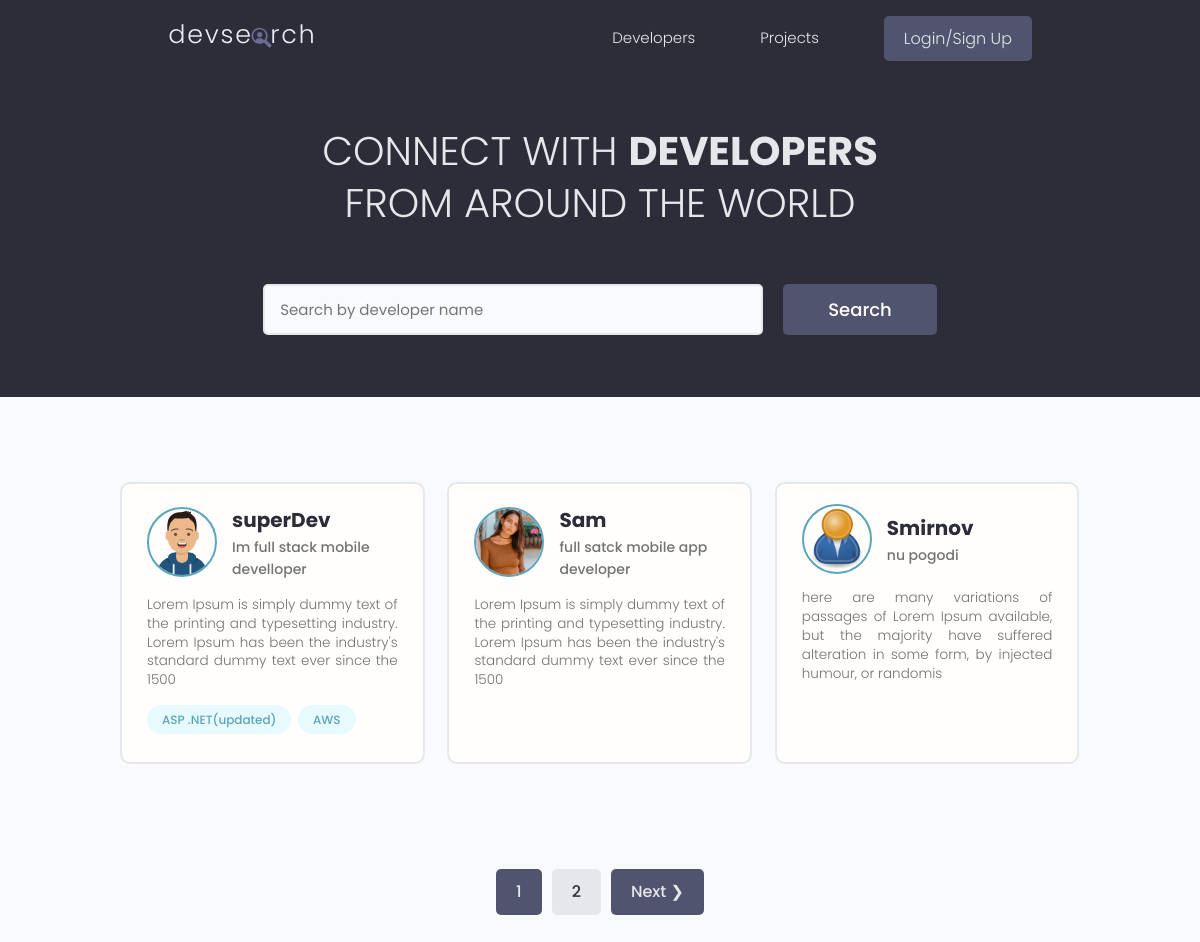
Before: / with the older database file.
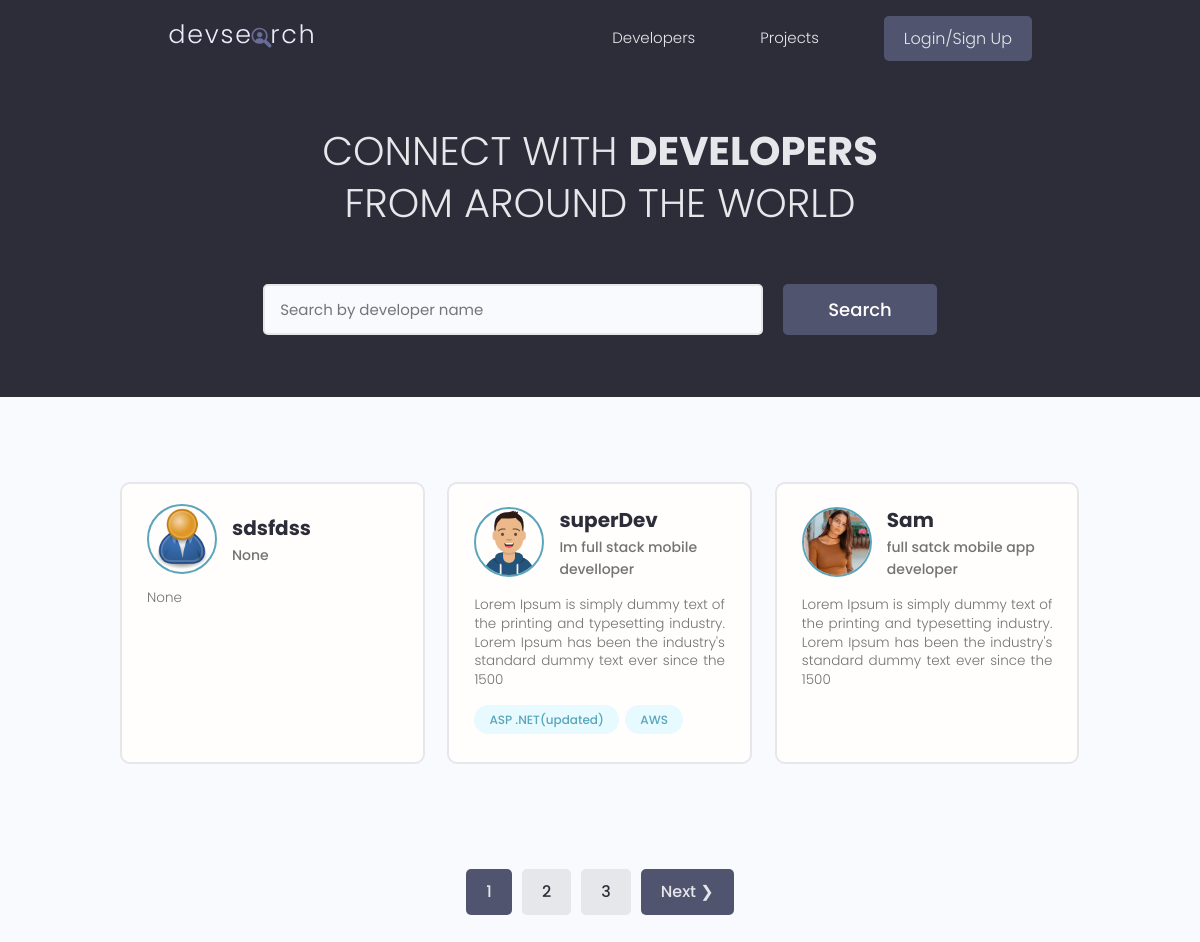
After: the same page with the newer database file.
### users/models.py (models this page shows, shortened)
class Profile(models.Model):
    user = models.OneToOneField(User,on_delete=models.CASCADE, null=True,blank=True)
    name=models.CharField(max_length=200,blank=True,null=True)
    email=models.EmailField(max_length=500, blank=True,null=True)
    username=models.CharField(max_length=200,blank=True,null=True)
    location=models.CharField(max_length=200,blank=True,null=True)
    short_intro=models.CharField(max_length=200,blank=True,null=True)
    bio = models.TextField(blank=True,null=True)
    profile_image = models.ImageField(null=True,blank=True,upload_to='profiles/',default="profiles/user-default.png")
    social_github=models.CharField(max_length=200,blank=True,null=True)
    social_twitter=models.CharField(max_length=200,blank=True,null=True)
    social_linkedin=models.CharField(max_length=200,blank=True,null=True)
    social_youtube=models.CharField(max_length=200,blank=True,null=True)
    social_website=models.CharField(max_length=200,blank=True,null=True)
    created=models.DateTimeField(auto_now_add=True)
    id = models.UUIDField(default=uuid.uuid4,unique=True,primary_key=True,editable=False)

class Skill(models.Model):
    owner =models.ForeignKey(Profile,on_delete=models.CASCADE,null=True)
    name=models.CharField(max_length=200,blank=True,null=True)
    description=models.TextField(null=True,blank=True)
    created=models.DateTimeField(auto_now_add=True)
    id = models.UUIDField(default=uuid.uuid4,unique=True,primary_key=True,editable=False)
    def __str__(self) -> str:
        return str(self.name)

### users/views.py (the view)
# urls.py: path('',views.profiles,name='profiles'),
def profiles(request):
    profiles, search_query=searchProfiles(request)
    custom_range, profiles= paginateProfiles(request,profiles,3)
    context={'profiles':profiles,'search_query':search_query,'custom_range':custom_range}
    return render(request,'users/profiles.html',context)

### users/utils.py (called while the page is built)
def paginateProfiles(request,profiles, results):
    page=request.GET.get('page')
    paginator=Paginator(profiles,results)
    try:
        profiles=paginator.page(page)
    except PageNotAnInteger:
        page=1
        profiles=paginator.page(page)
    except EmptyPage:
        page=paginator.num_pages
        profiles=paginator.page(page)
    leftIndex=(int(page)-4)
    if leftIndex<1:
        leftIndex=1
    rightIndex=(int(page)+5)
    if rightIndex>paginator.num_pages:
        rightIndex=paginator.num_pages+1
    custom_range=range(leftIndex, rightIndex)
    return custom_range,profiles

def searchProfiles(request):
    search_query=''
    if request.GET.get('search_query'):
        search_query=request.GET.get('search_query')
    skills=Skill.objects.filter(name__icontains=search_query)
    profiles=Profile.objects.distinct().filter(
                                    Q(name__icontains=search_query)|
                                    Q(short_intro__icontains=search_query)|
                                    Q(skill__in=skills)
                                    )
    return profiles, search_query

### users/templates/users/profiles.html (shortened to what this page needs)
{% extends 'main.html' %}
{% block content %}
<main class="home">
    <section class="hero-section text-center">
      <div class="container container--narrow">
        <div class="hero-section__box">
          <h2>CONNECT WITH <span>DEVELOPERS</span></h2>
          <h2>FROM AROUND THE WORLD</h2>
        </div>
        <div class="hero-section__search">
          <form id='searchForm' class="form" action="{% url 'profiles' %}" method="get">
            <div class="form__field">
              <input class="input input--text" id="formInput#search" type="text" name="search_query"
                value="{{search_query}}" placeholder="Search by developer name" />
            </div>
            <input class="btn btn--sub btn--lg" type="submit" value="Search" />
          </form>
        </div>
      </div>
    </section>
    <section class="devlist">
      <div class="container">
        <div class="grid grid--three">
            {% for profile in profiles %}
          <div class="column card">
            <div class="dev">
              <a href="{% url 'user-profile' profile.id %}" class="card__body">
                <div class="dev__profile">
                  <img class="avatar avatar--md" src="{{profile.profile_image.url}}" alt="image" />
                  <div class="dev__meta">
                    <h3>{{profile.name}}</h3>
                    <h5>{{profile.short_intro|slice:"60"}}</h5>
                  </div>
                </div>
                <p class="dev__info">{{profile.bio|slice:"150"}}
                </p>
                <div class="dev__skills">
                    {% for skill in profile.skill_set.all|slice:"5" %}
                  <span class="tag tag--pill tag--main">
                    <small>{{skill}}</small>
                  </span>
                  {% endfor %}
                </div>
              </a>
            </div>
          </div>
         {% endfor %}
        </div>
      </div>
    </section>
    {% include 'pagination.html' with queryset=profiles custom_range=custom_range %}
  </main>
{% endblock %}

Changed rows visible on the page:
no longer on this page (row unchanged): Profile: profile_image (placeholder picture), name "Smirnov", short_intro "nu pogodi", bio "here are many variations of passages of Lorem Ipsum available, but the majority have suffered alteration in some form, by injected humour, or randomis"
added Profile: profile_image (placeholder picture), name "sdsfdss", short_intro "None", bio "None"
Other visible differences:
new list line: "3"
